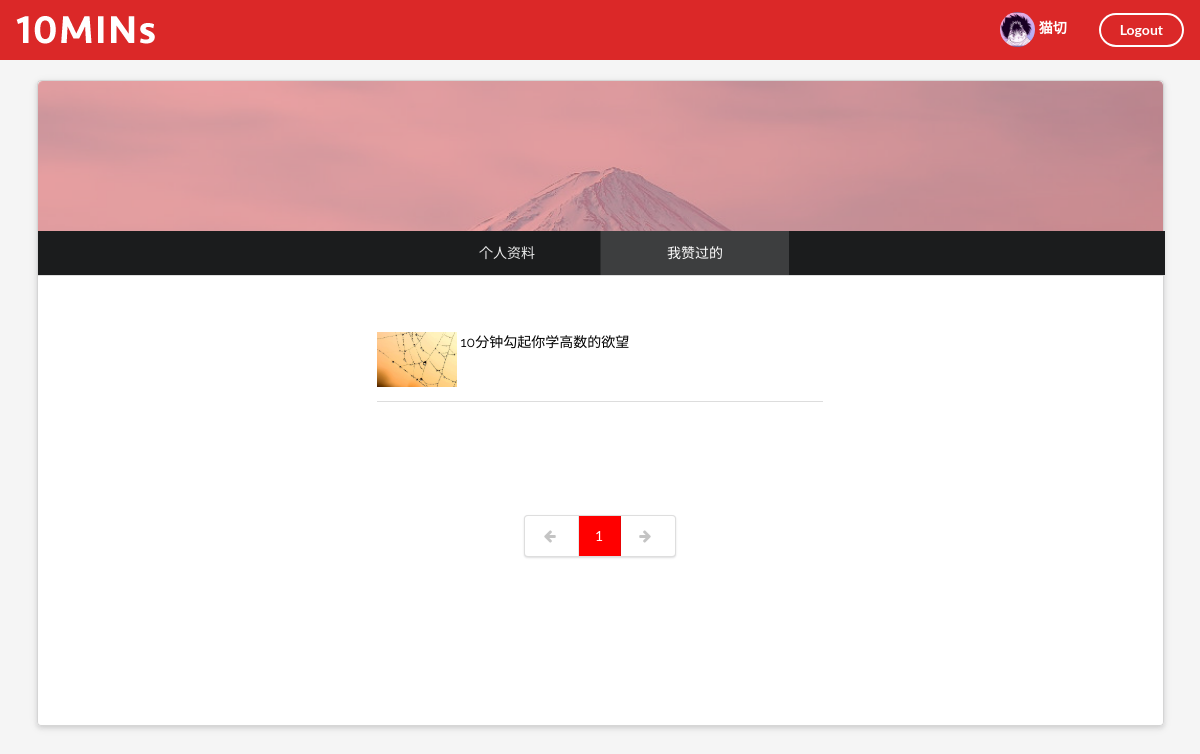
Screenshot of /mycollection/ (signed in) with the database file from the repository.
### firstapp/models.py (models this page shows, shortened)
class UserProfile(models.Model):
    user = models.OneToOneField(to=User, related_name='profile')
    realname = models.CharField(default=None, blank=True, null=True, max_length=50)
    SEX_CHOICES = {
        ("female", "Female"),
        ("male", "Male"),
        ("xale", "Xale")
    }
    sex = models.CharField(choices=SEX_CHOICES, default="Xmale", max_length=20)
    avatar = models.FileField(default=None, blank=True, null=True, upload_to='upload')

class Article(models.Model):
    title = models.CharField(max_length=500)
    img = models.CharField(null=True, blank=True, max_length=250)
    content = models.TextField(null=True, blank=True)
    views = models.IntegerField(default=0)
    likes = models.IntegerField(default=0)
    createtime = models.DateField()
    collected_by = models.ManyToManyField(blank=True, to=UserProfile, related_name='under_collection')
    CAT_CHOICES = {
        ("all", "All"),
        ("new", "New"),
        ("editor", "Editor's")
    }
    category = models.CharField(choices=CAT_CHOICES, default="all", max_length=20)

### firstapp/views.py (the view)
# urls.py: url(r'^mycollection/$', mycollection, name="mycollection"),
def mycollection(request):
    if not request.user.is_authenticated:
        return redirect(to='index')
    u = request.user.profile
    collection_list = Article.objects.filter(collected_by=u)
    page_robot = Paginator(collection_list, 3)
    page_num = request.GET.get('page')
    try:
        collection_list = page_robot.page(page_num)
    except EmptyPage:
        collection_list = page_robot.page(page_robot.num_pages)
    except PageNotAnInteger:
        collection_list = page_robot.page(1)
    collection_list_last_index = collection_list.paginator.count % 3
    context = {}
    context["collection_list"] = collection_list
    return render(request, 'mycollection.html', context)

### firstapp/templates/mycollection.html (shortened to what this page needs)
{% load staticfiles %}
<!DOCTYPE html>
<html>
    <head>
        <link rel="stylesheet" href="{% static 'css/semantic.css' %}" media="screen" title="no title" charset="utf-8">
        <link rel="stylesheet" href="{% static 'css/myinfo.css' %}" media="screen" title="no title">
    </head>
    <body>
        <div class="ui inverted top fixed menu borderless red menu">
            <div class="header item">
                <div class="ui image">
                    <a href="{% url 'index' %}?cat=all">
                        <img src="{% static 'images/tenlogo.png' %}" alt="">
                    </a>
                </div>
            </div>
            <div class="right menu">
                <div class="item">
                    <h5 class="ui inverted header">
                            <div class="ui mini circular image">
                                <a href="{% url 'myinfo' %}">
                                    {% if request.user.profile.avatar %}
                                        <img src="/upload/{{ request.user.profile.avatar }}" alt="">
                                    {% else %}
                                        <img src="{% static 'images/default.png' %}" alt="">
                                    {% endif %}
                                </a>
                            </div>
                            <span>
                                {% if request.user.profile.realname %}
                                    {{ request.user.profile.realname }}
                                {% else %}
                                    {{ request.user.username }}
                                {% endif %}
                            </span>
                        </h5>
                </div>
                <div class="item">
                    <a href="{% url 'logout' %}" class="ui inverted circular button">Logout</a>
                </div>
            </div>
        </div>
        <div class="ui  raised container segments">
            <div class="ui head basic segment" style="background-image: url({% static 'images/bg.png' %});">
            </div>
            <div class="ui bottom inverted  six item attached menu">
                <div class="item">
                    <a href="{% url 'myinfo' %}">个人资料</a>
                </div>
                <div class="active item">
                    我赞过的
                </div>
            </div>
            <div class="ui butt segment">
                <div class="ui basic very padded segment container info" style="width:530px;">
                    {% if collection_list %}
                        {% for article in collection_list %}
                            <a href="/detail/{{ article.id }}/" style="color: black;">
                                <img class="ui top aligned tiny image" src="{{ article.img }}" style="width:80px;height:55px; object-fit: cover;">
                                <span>{{ article.title }}</span>
                                {% ifnotequal forloop.counter 3 %}
                                    <div class="ui divider"></div>
                                {% endifnotequal %}
                            </a>
                        {% endfor %}
                    {% else %}
                        <h3 style="color: #a5a5a5;position: absolute;top: 50%;left: 50%;transform: translateX(-50%) translateY(-25%);">你还没有赞过的呢！</h3>
                    {% endif %}
                </div>
                <div class="ui center aligned very padded vertical segment container">
                    <div class="ui pagination menu">
                        {% if collection_list.has_previous %}
                            <a href="?page={{ collection_list.previous_page_number }}" class="item">
                                <i class="icon red left arrow"></i>
                            </a>
                        {% else %}
                            <a href="?page={{ collection_list.start_index }}" class="disabled item">
                                <i class="icon left arrow"></i>
                            </a>
                        {% endif %}
                        {% for page_number in collection_list.paginator.page_range %}
                            {% ifequal page_number  collection_list.number %}
                                <a href="?page={{ page_number }}" class="active item" style="background-color: red; color:white">
                                    {{ page_number }}
                                </a>
                            {% else %}
                                <a href="?page={{ page_number }}" class=" item">
                                    {{ page_number }}
                                </a>
                            {% endifequal %}
                        {% endfor %}
                        {% if  collection_list.has_next %}
                            <a href="?page={{ collection_list.next_page_number }}" class="item">
                                <i class="icon red right arrow"></i>
                            </a>
                        {% else %}
                            <a href="?page={{ collection_list.paginator.num_pages }}" class="disabled item">
                                <i class="icon right arrow"></i>
                            </a>
                        {% endif %}
                    </div>
                </div>
            </div>
        </div>
    </body>
</html>

### firstapp/static/css/myinfo.css (style rules this page uses)
body { background-color: rgb(245, 245, 245); font-family: 'Raleway', sans-serif; }
.ui.raised.container.segments { margin-top: 80px; }
.ui.head.basic.segment { background-image: url('images/bg.png'); background-repeat: no-repeat; background-size: cover; height:150px; }
.ui.butt.segment { height:450px; }

### rows the page displays
Article: img (picture), title "10分钟勾起你学高数的欲望"

### other values shown
{{ request.user.profile.realname }} "猫切"
{{ page_number }} "1"
